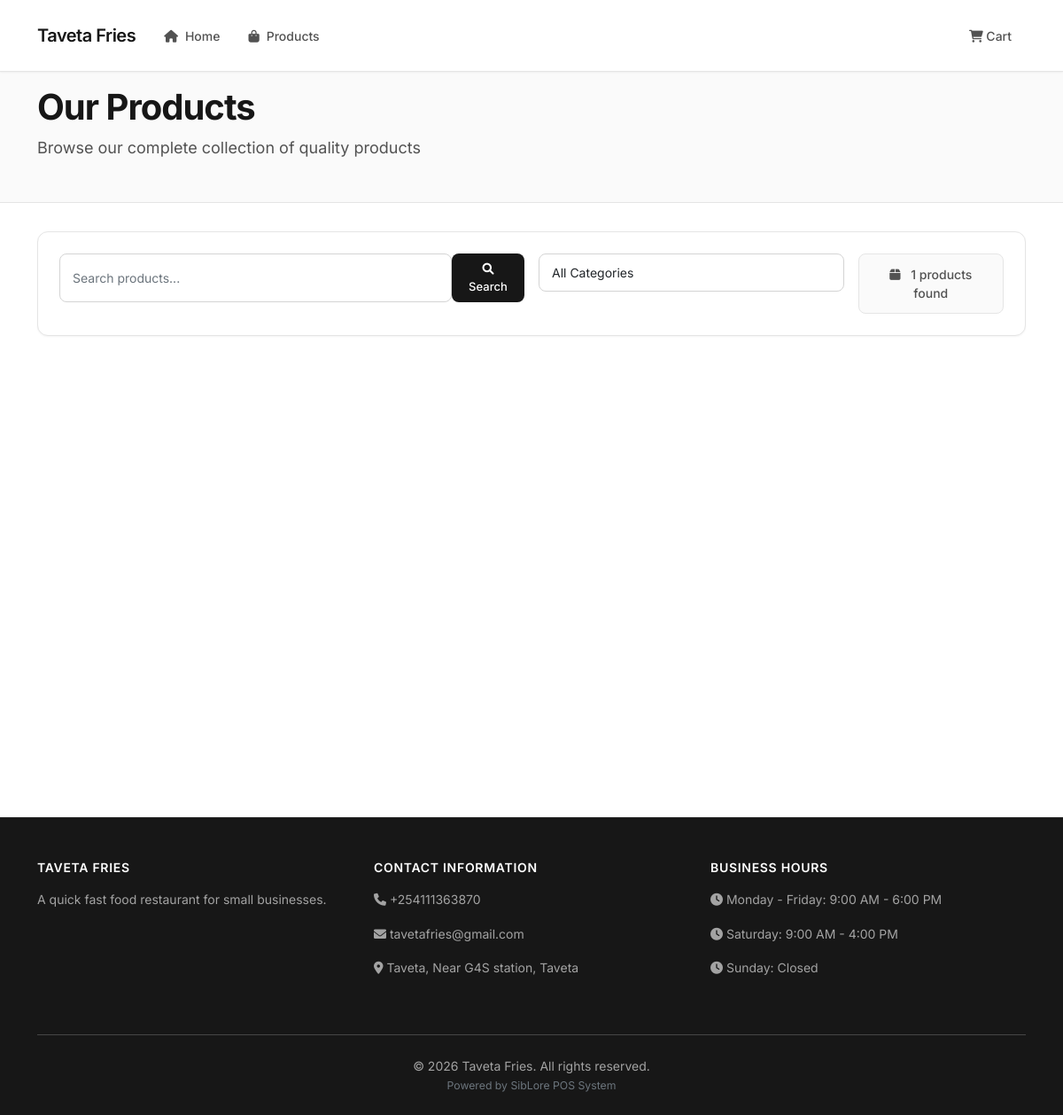
The app's page /shop/sammy/products/, older data.
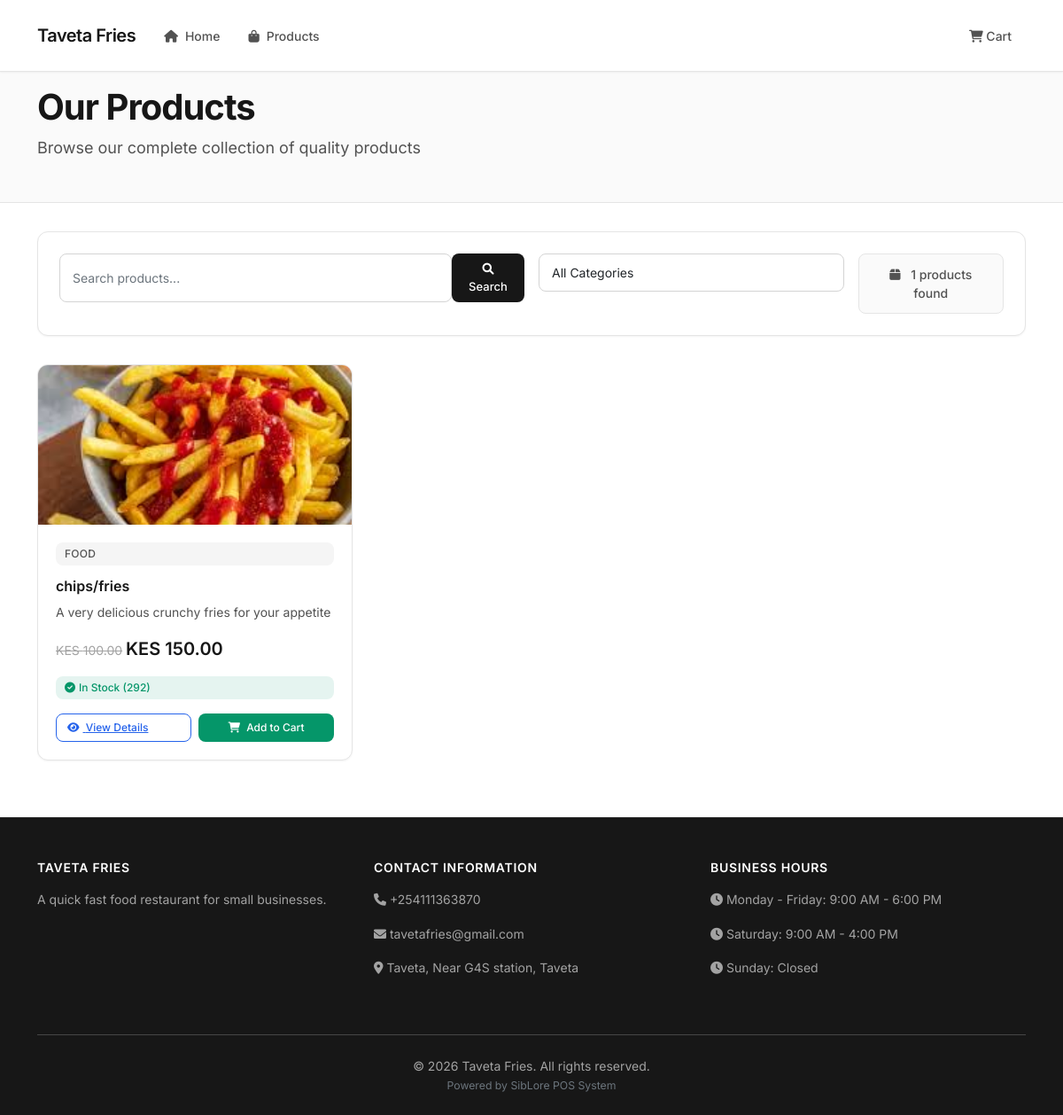
The same page, newer data.
### shop_website/models.py (models this page shows, shortened)
class ShopProduct(models.Model):
    shop_profile = models.ForeignKey(ShopProfile, on_delete=models.CASCADE, related_name='website_products')
    name = models.CharField(max_length=200)
    description = models.TextField()
    price = models.DecimalField(max_digits=10, decimal_places=2, validators=[MinValueValidator(0)])
    original_price = models.DecimalField(max_digits=10, decimal_places=2, null=True, blank=True,
                                       help_text="Original price for discount display")
    image = models.ImageField(upload_to='shop_products/')
    is_featured = models.BooleanField(default=False, help_text="Show on homepage")
    is_available = models.BooleanField(default=True)
    category = models.CharField(max_length=100, help_text="Product category for website display")
    tags = models.CharField(max_length=200, blank=True, help_text="Comma-separated tags")
    stock_quantity = models.IntegerField(default=0, validators=[MinValueValidator(0)])
    created_at = models.DateTimeField(auto_now_add=True)
    updated_at = models.DateTimeField(auto_now=True)
    class Meta:
        verbose_name = "Shop Website Product"
        verbose_name_plural = "Shop Website Products"
        ordering = ['-created_at']
    @property
    def discount_percentage(self):
        if self.original_price and self.original_price > self.price:
            return round(((self.original_price - self.price) / self.original_price) * 100, 1)
        return 0
    @property
    def is_in_stock(self):
        return self.stock_quantity > 0

### shop_website/views.py (the view)
# urls.py: path('shop/<str:username>/products/', views.shop_products, name='shop_products'),
def shop_products(request, username):
    try:
        user_profile = UserProfile.objects.get(user__username=username, role='SHOP_ADMIN')
        shop_profile = get_object_or_404(ShopProfile, user_profile=user_profile, is_website_active=True)
    except UserProfile.DoesNotExist:
        raise Http404("Shop not found")
    products = ShopProduct.objects.filter(
        shop_profile=shop_profile,
        is_available=True,
        stock_quantity__gt=0
    )
    search_query = request.GET.get('search', '')
    category = request.GET.get('category', '')
    if search_query:
        products = products.filter(
            Q(name__icontains=search_query) |
            Q(description__icontains=search_query) |
            Q(tags__icontains=search_query)
        )
    if category:
        products = products.filter(category__icontains=category)
    categories = ShopProduct.objects.filter(
        shop_profile=shop_profile
    ).values_list('category', flat=True).distinct()
    paginator = Paginator(products, 12)
    page_number = request.GET.get('page')
    page_obj = paginator.get_page(page_number)
    cart_id = request.session.get(f'cart_{shop_profile.id}')
    cart = None
    cart_items_count = 0
    if cart_id:
        try:
            cart = Cart.objects.get(cart_id=cart_id)
            cart_items_count = cart.total_items
        except Cart.DoesNotExist:
            pass
    context = {
        'shop_profile': shop_profile,
        'page_obj': page_obj,
        'categories': categories,
        'search_query': search_query,
        'selected_category': category,
        'cart': cart,
        'cart_items_count': cart_items_count,
    }
    return render(request, 'shop_website/shop_products.html', context)

### templates/shop_website/shop_products.html (shortened to what this page needs)
{% extends 'shop_website/base.html' %}
{% block content %}
<section class="products-header">
    <div class="container">
        <div class="products-content">
            <h1 class="page-title">Our Products</h1>
            <p class="page-subtitle">Browse our complete collection of quality products</p>
        </div>
    </div>
</section>
<div class="container">
    <div class="search-filter-section">
        <div class="row g-3">
            <div class="col-md-6">
                <form method="get" class="d-flex">
                    <input type="text" name="search" class="form-control search-input" placeholder="Search products..." value="{{ search_query }}">
                    <button type="submit" class="search-btn">
                        <i class="fas fa-search"></i> Search
                    </button>
                </form>
            </div>
            <div class="col-md-4">
                <form method="get">
                    <select name="category" class="form-select filter-select" onchange="this.form.submit()">
                        <option value="">All Categories</option>
                    </select>
                </form>
            </div>
            <div class="col-md-2">
                <div class="results-count">
                    <i class="fas fa-box me-2"></i>
                    {{ page_obj.paginator.count }} products found
                </div>
            </div>
        </div>
    </div>
    {% if page_obj %}
    <div class="products-grid">
        {% for product in page_obj %}
        <div class="product-card">
            <img src="{{ product.image.url }}" class="product-image" alt="{{ product.name }}">
            <div class="product-body">
                <div class="product-category">{{ product.category }}</div>
                <h5 class="product-title">{{ product.name }}</h5>
                <p class="product-description">{{ product.description|truncatewords:12 }}</p>
                <div class="price-section">
                    {% if product.original_price %}
                    <div>
                        <span class="original-price">KES {{ product.original_price }}</span>
                        <span class="current-price">KES {{ product.price }}</span>
                    </div>
                    {% else %}
                    <div class="current-price">KES {{ product.price }}</div>
                    {% endif %}
                </div>
                <div class="stock-status {% if product.is_in_stock %}in-stock{% else %}out-of-stock{% endif %}">
                    {% if product.is_in_stock %}
                        <i class="fas fa-check-circle me-1"></i> In Stock ({{ product.stock_quantity }})
                    {% else %}
                        <i class="fas fa-times-circle me-1"></i> Out of Stock
                    {% endif %}
                </div>
                <div class="product-actions">
                    <a href="{% url 'shop_website:product_detail' shop_profile.user_profile.user.username product.id %}"
                       class="btn-view-details">
                        <i class="fas fa-eye me-1"></i> View Details
                    </a>
                    {% if product.is_in_stock %}
                    <button class="btn-add-cart btn-modern"
                            data-product-id="{{ product.id }}"
                            data-product-name="{{ product.name }}"
                            data-max-quantity="{{ product.stock_quantity }}">
                        <i class="fas fa-shopping-cart me-1"></i> Add to Cart
                    </button>
                    {% else %}
                    <button class="btn-out-of-stock" disabled>
                        <i class="fas fa-times me-1"></i> Out of Stock
                    </button>
                    {% endif %}
                </div>
            </div>
        </div>
        {% endfor %}
    </div>
    {% endif %}
</div>
{% endblock %}

Row changes from the older to the newer data that the page shows:
now on this page (row edited): ShopProduct: image (picture), category "FOOD", name "chips/fries", description "A very delicious crunchy fries for your appetite", original_price "100.00", price "150.00", stock_quantity "292"
